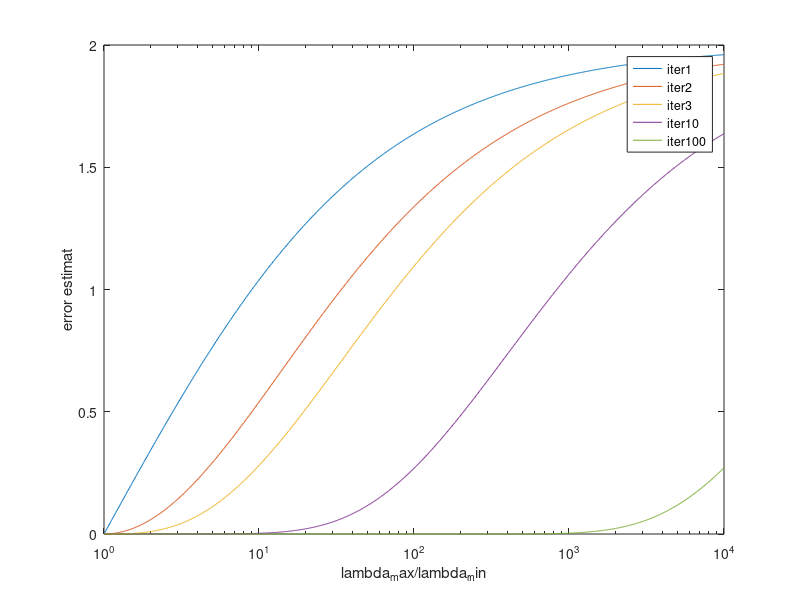

Write the MATLAB code that produced this figure. (Note: this script raises an error after producing the figure.)
clear
close all
clc


lfrac=logspace(0,4,1000)


temp1=2*( (sqrt(lfrac)-1)./(sqrt(lfrac)+1))
temp2=2*( (sqrt(lfrac)-1)./(sqrt(lfrac)+1)).^2
temp3=2*( (sqrt(lfrac)-1)./(sqrt(lfrac)+1)).^3
temp4=2*( (sqrt(lfrac)-1)./(sqrt(lfrac)+1)).^10
temp5=2*( (sqrt(lfrac)-1)./(sqrt(lfrac)+1)).^100




semilogx(lfrac,temp1,'-',...
         lfrac,temp2,'-',...
         lfrac,temp3,'-',...
         lfrac,temp4,'-',...
         lfrac,temp5,'-')
xlabel('lambda_max/lambda_min')
ylabel('error estimat')
       
       
legend('iter1','iter2','iter3','iter10','iter100')

csvwrite('./data/relative_error.txt',[lfrac', temp1', temp2', temp3', temp4', temp5'])


%%%%%%%%%%%%%%%%%%%%%%%%%%%%%%%%%%%%%%%%%%%%%%%%%%%%%%%%%%%%%%%%%%%%%%%%
% % lfrac=logspace(-1,3,100)
% % power=linspace(1,10,10)
% % 
% % 
% %   temp=[]
% % 
% % 
% % for p=power
% % 
% %   temp=[temp;real(( (sqrt(lfrac)-1)./(sqrt(lfrac)+1)).^p)];
% % 
% % 
% % 
% % end
% % 
% % figure()
% % [POWER,LFRAC]=meshgrid(power,lfrac)
% % 
% % surf(real(POWER),real(LFRAC),temp')
% % hold on
% % surf(real(POWER),real(LFRAC),temp'*0)
% % %set(gca, 'XScale', 'log', 'YScale', 'log', 'ZScale', 'log')
% % set(gca, 'YScale', 'log')
% % % 
% % % semilogx(lfrac,temp1,'-',...
% % %          lfrac,temp2,'-',...
% % %          lfrac,temp3,'-',...
% % %          lfrac,temp4,'-')
% % %        
% % %        
% % % legend('iter1','iter2','iter3','iter4')